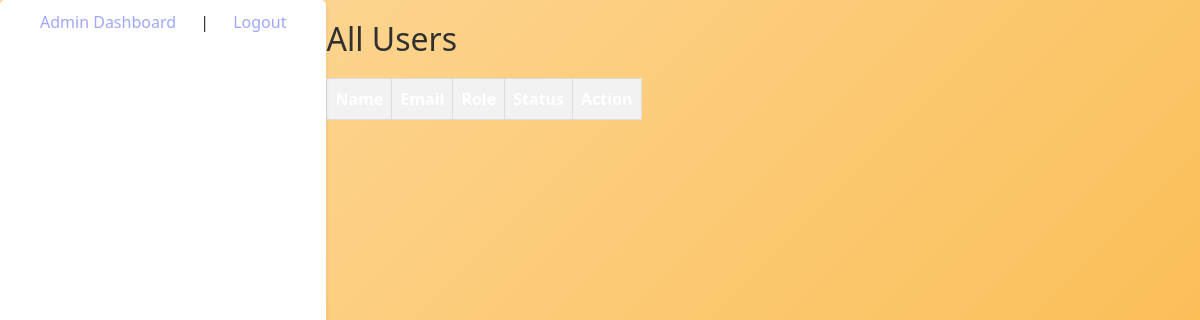
The app's page /admin/all_users (signed in), older data.
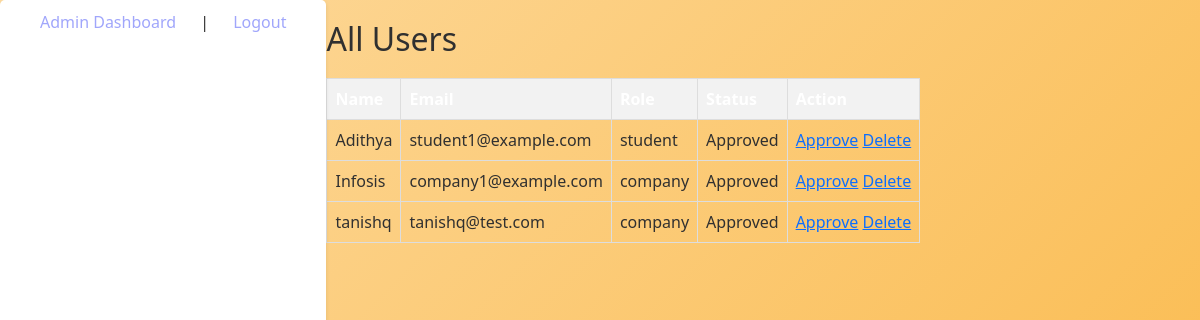
The same page, newer data.
### app.py (models this page shows)
class User(db.Model, UserMixin):
    id = db.Column(db.Integer, primary_key=True)
    email = db.Column(db.String(120), unique=True, nullable=False)
    password = db.Column(db.String(255), nullable=False)
    role = db.Column(db.String(50), nullable=False)
    name = db.Column(db.String(100), nullable=False)
    is_approved = db.Column(db.Boolean, default=False)
    is_active = db.Column(db.Boolean, default=True)

### app.py (the view)
@app.route('/admin/all_users')
@login_required
def all_users():
    if current_user.role != 'admin':
        return redirect(url_for('login'))
    users = User.query.filter(User.role != 'admin').all()
    student_profiles={p.user_id: p for p in studentProfile.query.all()}
    company_profiles={p.user_id: p for p in companyProfile.query.all()}
    return render_template('admin_all_users.html', users=users, student_profiles=student_profiles, company_profiles=company_profiles)

### app.py (called while the page is built)
@login_manager.user_loader
def load_user(user_id):
    return User.query.get(int(user_id))

### templates/admin_all_users.html
{% extends 'base.html' %}
{% block content %}
<h2>All Users</h2>
<table>
<tr>
<th>Name</th>
<th>Email</th>
<th>Role</th>
<th>Status</th>
<th>Action</th>
</tr>
{% for user in users %}
<tr>
<td>{{ user.name }}</td>
<td>{{ user.email }}</td>
<td>{{ user.role }}</td>
<td>
{% if user.is_approved %}
Approved
{% else %}
Pending
{% endif %}
</td>
<td>
<a href="{{ url_for('approve_user', user_id=user.id) }}">Approve</a>
<a href="{{ url_for('delete_user', user_id=user.id) }}">Delete</a>
</td>
</tr>
{% endfor %}
</table>
{% endblock %}

Row changes from the older to the newer data that the page shows:
added User: name "Adithya", email "student1@example.com", role "student", is_approved "Approved"
added User: name "Infosis", email "company1@example.com", role "company", is_approved "Approved"
added User: name "tanishq", email "tanishq@test.com", role "company", is_approved "Approved"
